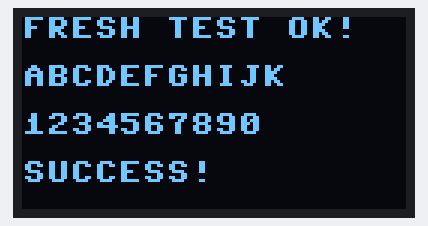
Bench run of a program on a simulated ESP32 board running MicroPython. Shown: 128×64 one-colour display. Library files of the repository ran but are not shown: sh1106.py; what the program prints to the serial console is not drawn. At 0.5 s the program stops and its outputs stay as they are.

Above: at 0.5 s.

The program:

oled_display_sh1106_128x64_test.py
```python
# Demo program for SH1106 OLED display 128x64 Pixel via I2C 0x3C.
# SH1106 has 132x64 internal RAM with column offset, different from SSD1306.
from machine import Pin, I2C
from lib.sh1106.sh1106 import SH1106_I2C
import time

# Initialize I2C and OLED display (default address: 0x3C)
i2c = I2C(0, scl=Pin(1), sda=Pin(2))

# Small delay to let I2C stabilize
time.sleep_ms(100)

display = SH1106_I2C(128, 64, i2c, addr=0x3c)

# Power cycle to clear
display.poweroff()
time.sleep_ms(100)
display.poweron()
time.sleep_ms(100)

# Clear display
display.fill(0)
display.show()
time.sleep_ms(50)

# Flip display (try True or False to fix orientation)
display.flip(True)

# Draw text on 4 lines
display.fill(0)
display.text('FRESH TEST OK!', 0, 0, 1)
display.text('ABCDEFGHIJK', 0, 16, 1)
display.text('1234567890', 0, 32, 1)
display.text('SUCCESS!', 0, 48, 1)
display.show()
print("Done")
```
